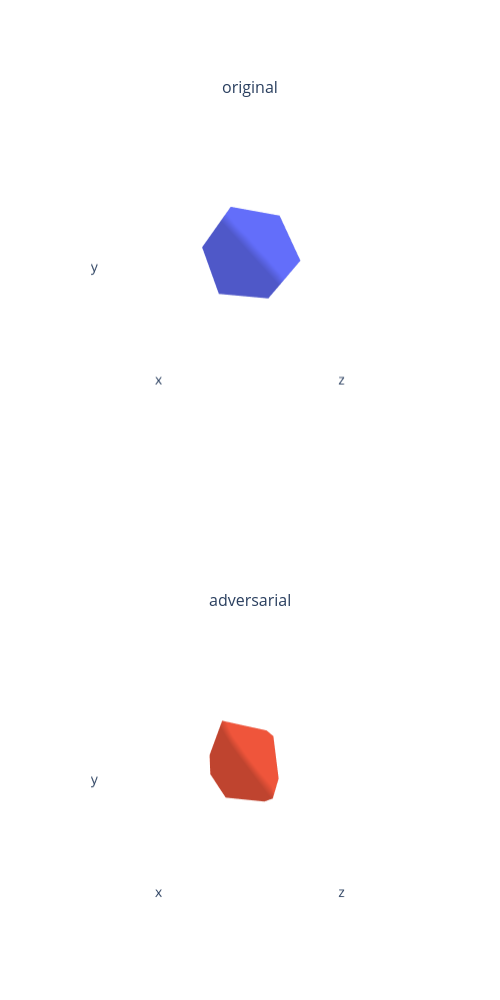
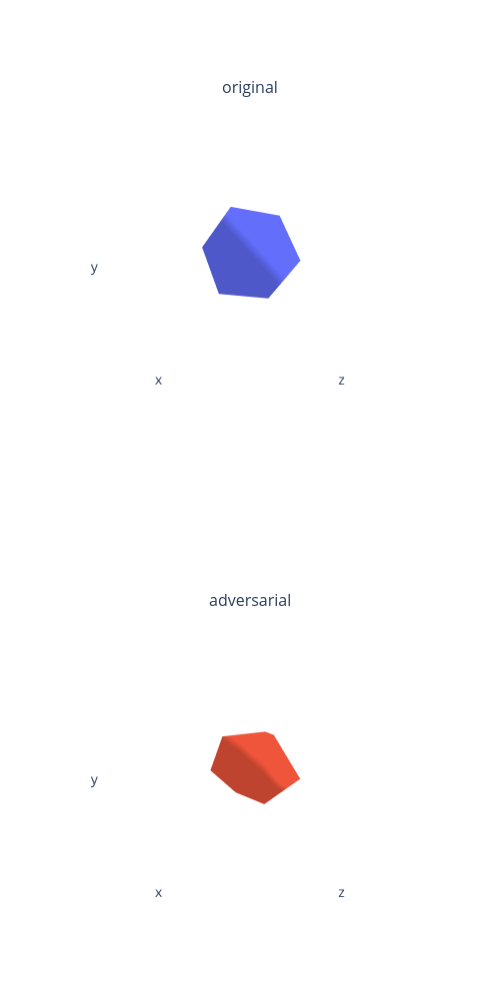
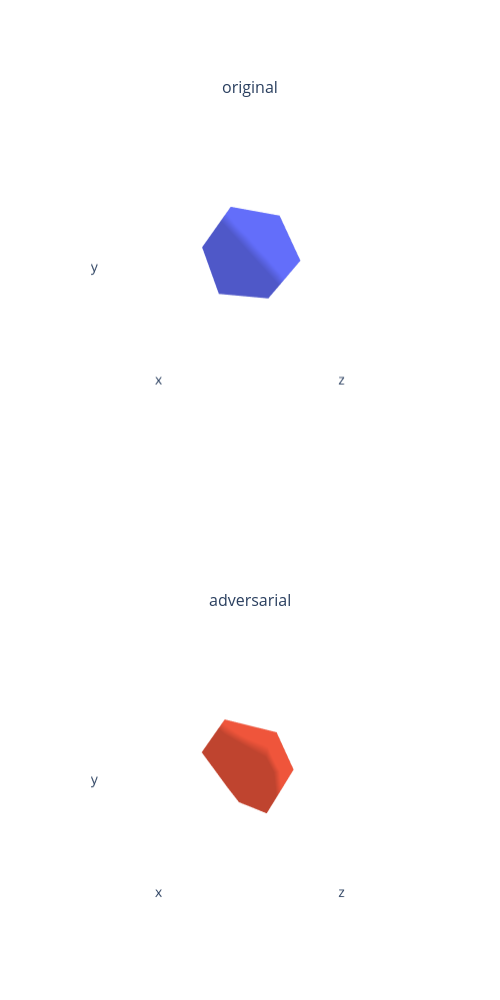
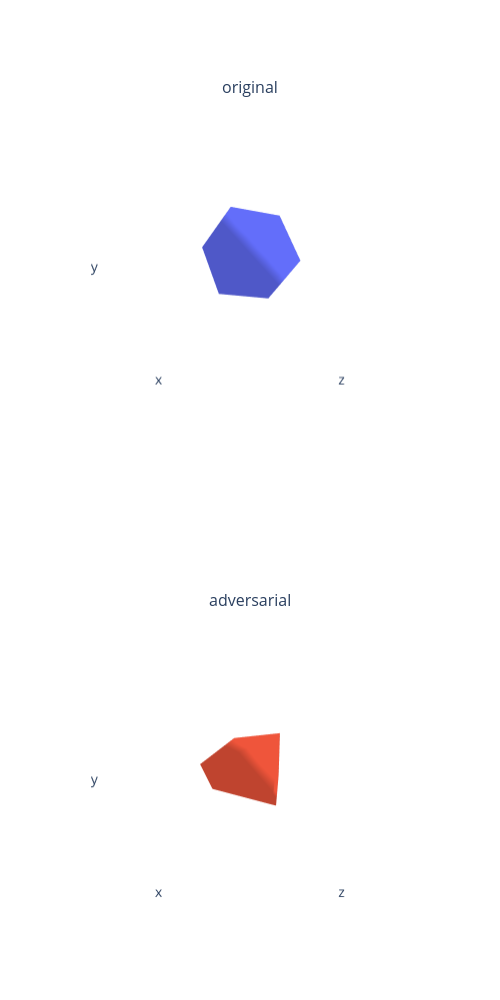

Notebook code cell kept with these figures, in order:
### Code cell
eps = 0.1
for index in range(demo_dataset.__len__()):

    data_dict = demo_dataset[index]
    data_dict = demo_dataset.collate_batch([data_dict])
    load_data_to_gpu(data_dict)

    pred_dicts = predict(model, data_dict["points"], data_dict)

    gts = pred_dicts[0]['pred_boxes']
    gt_classes = torch.ones(gts.size(0)).cuda()
    gts = torch.concatenate([gts, gt_classes.view(-1, 1)], axis=1)
    gts = gts.view(1, -1, 8)

    patches, deform_verts, pos_trans = init_adv_patch(gts[0])
    
    ori_points = attach_adv_patch_scene(
        data_dict["points"][:, 1:4], patches, pos_trans, deform_verts, sample_amount=50)
    ori_points = F.pad(ori_points, (1, 1), "constant", 0)

    patch_attack(model, data_dict["points"], gts, patches, deform_verts, pos_trans, eps, data_dict)
    
    new_points = attach_adv_patch_scene(data_dict["points"][:, 1:4], patches, pos_trans, deform_verts, sample_amount=50)
    new_points = F.pad(new_points, (1, 1), "constant", 0)
    
    pred_dicts = predict(model, new_points, data_dict)
    
    with torch.no_grad():
        l2_loss = (new_points[:, 1:4] -
                   ori_points[:, 1:4]).pow(2).sum()
        print(f"eps={eps}, l2 loss={l2_loss.item()}")
    
    print(f"length of patch : {patches.__len__()}")
    
    fig = plot_scene({
        "original": {
            "mesh_1": patches[0]
        },
        "adversarial": {
            "mesh_1": patches[0].offset_verts(deform_verts[0])
        },
        
    })
    fig.update_layout(height=1000, width=500)
    fig.show()

    V.draw_scenes(
        points=new_points.detach()[:, 1:], ref_boxes=pred_dicts[0]['pred_boxes'],
        ref_scores=pred_dicts[0]['pred_scores'], ref_labels=pred_dicts[0]['pred_labels'], gt_boxes=gts[0][:, :7]
    )

    if not OPEN3D_FLAG:
        mlab.show(stop=True)

### Figure 1 — Plotly figure (JSON) as saved in the notebook; plotly's stock layout.template omitted (floating-point values rounded to 4 significant figures)
{"data": [{"i": [0, 0, 0, 0, 0, 1, 5, 11, 10, 7, 3, 3, 3, 3, 3, 4, 2, 6, 8, 9], "j": [11, 5, 1, 7, 10, 5, 11, 10, 7, 1, 9, 4, 2, 6, 8, 9, 4, 2, 6, 8], "k": [5, 1, 7, 10, 11, 9, 4, 2, 6, 8, 4, 2, 6, 8, 9, 5, 11, 10, 7, 1], "lighting": {"ambient": 0.8, "diffuse": 1, "facenormalsepsilon": 1e-06, "fresnel": 0, "roughness": 0.5, "specular": 0, "vertexnormalsepsilon": 1e-12}, "name": "mesh_1", "scene": "scene", "type": "mesh3d", "x": [-0.2628, 0.2628, -0.2628, 0.2628, 0, 0, 0, 0, 0.4254, 0.4254, -0.4254, -0.4254], "y": [0.4254, 0.4254, -0.4254, -0.4254, -0.2628, 0.2628, -0.2628, 0.2628, 0, 0, 0, 0], "z": [0, 0, 0, 0, 0.4254, 0.4254, -0.4254, -0.4254, -0.2628, 0.2628, -0.2628, 0.2628]}, {"i": [0, 0, 0, 0, 0, 1, 5, 11, 10, 7, 3, 3, 3, 3, 3, 4, 2, 6, 8, 9], "j": [11, 5, 1, 7, 10, 5, 11, 10, 7, 1, 9, 4, 2, 6, 8, 9, 4, 2, 6, 8], "k": [5, 1, 7, 10, 11, 9, 4, 2, 6, 8, 4, 2, 6, 8, 9, 5, 11, 10, 7, 1], "lighting": {"ambient": 0.8, "diffuse": 1, "facenormalsepsilon": 1e-06, "fresnel": 0, "roughness": 0.5, "specular": 0, "vertexnormalsepsilon": 1e-12}, "name": "mesh_1", "scene": "scene2", "type": "mesh3d", "x": [-0.3628, 0.1628, -0.1628, 0.1628, -0.1, -0.1, 0.1, -0.1, 0.3254, 0.5254, -0.3254, -0.3254], "y": [0.5254, 0.5254, -0.3254, -0.5254, -0.3628, 0.3628, -0.1628, 0.1628, -0.1, -0.1, -0.1, -0.1], "z": [0.1, -0.1, -0.1, -0.1, 0.3254, 0.5254, -0.3254, -0.5254, -0.1628, 0.1628, -0.3628, 0.3628]}], "layout": {"annotations": [{"font": {"size": 16}, "showarrow": false, "text": "original", "x": 0.5, "xanchor": "center", "xref": "paper", "y": 1, "yanchor": "bottom", "yref": "paper"}, {"font": {"size": 16}, "showarrow": false, "text": "adversarial", "x": 0.5, "xanchor": "center", "xref": "paper", "y": 0.375, "yanchor": "bottom", "yref": "paper"}], "height": 1000, "scene": {"aspectmode": "cube", "camera": {"up": {"x": 0, "y": 1, "z": 0}}, "domain": {"x": [0, 1], "y": [0.625, 1]}, "xaxis": {"backgroundcolor": "#fff", "range": [-0.8507, 0.8507], "showaxeslabels": false, "showgrid": false, "showline": false, "showticklabels": false, "ticks": "", "zeroline": false}, "yaxis": {"backgroundcolor": "#fff", "range": [-0.8507, 0.8507], "showaxeslabels": false, "showgrid": false, "showline": false, "showticklabels": false, "ticks": "", "zeroline": false}, "zaxis": {"backgroundcolor": "#fff", "range": [-0.8507, 0.8507], "showaxeslabels": false, "showgrid": false, "showline": false, "showticklabels": false, "ticks": "", "zeroline": false}}, "scene2": {"aspectmode": "cube", "camera": {"up": {"x": 0, "y": 1, "z": 0}}, "domain": {"x": [0, 1], "y": [0, 0.375]}, "xaxis": {"backgroundcolor": "#fff", "range": [-1.067, 1.034], "showaxeslabels": false, "showgrid": false, "showline": false, "showticklabels": false, "ticks": "", "zeroline": false}, "yaxis": {"backgroundcolor": "#fff", "range": [-1.067, 1.034], "showaxeslabels": false, "showgrid": false, "showline": false, "showticklabels": false, "ticks": "", "zeroline": false}, "zaxis": {"backgroundcolor": "#fff", "range": [-1.067, 1.034], "showaxeslabels": false, "showgrid": false, "showline": false, "showticklabels": false, "ticks": "", "zeroline": false}}, "width": 500}}

### Figure 2 — Plotly figure (JSON) as saved in the notebook; plotly's stock layout.template omitted (floating-point values rounded to 4 significant figures)
{"data": [{"i": [0, 0, 0, 0, 0, 1, 5, 11, 10, 7, 3, 3, 3, 3, 3, 4, 2, 6, 8, 9], "j": [11, 5, 1, 7, 10, 5, 11, 10, 7, 1, 9, 4, 2, 6, 8, 9, 4, 2, 6, 8], "k": [5, 1, 7, 10, 11, 9, 4, 2, 6, 8, 4, 2, 6, 8, 9, 5, 11, 10, 7, 1], "lighting": {"ambient": 0.8, "diffuse": 1, "facenormalsepsilon": 1e-06, "fresnel": 0, "roughness": 0.5, "specular": 0, "vertexnormalsepsilon": 1e-12}, "name": "mesh_1", "scene": "scene", "type": "mesh3d", "x": [-0.2628, 0.2628, -0.2628, 0.2628, 0, 0, 0, 0, 0.4254, 0.4254, -0.4254, -0.4254], "y": [0.4254, 0.4254, -0.4254, -0.4254, -0.2628, 0.2628, -0.2628, 0.2628, 0, 0, 0, 0], "z": [0, 0, 0, 0, 0.4254, 0.4254, -0.4254, -0.4254, -0.2628, 0.2628, -0.2628, 0.2628]}, {"i": [0, 0, 0, 0, 0, 1, 5, 11, 10, 7, 3, 3, 3, 3, 3, 4, 2, 6, 8, 9], "j": [11, 5, 1, 7, 10, 5, 11, 10, 7, 1, 9, 4, 2, 6, 8, 9, 4, 2, 6, 8], "k": [5, 1, 7, 10, 11, 9, 4, 2, 6, 8, 4, 2, 6, 8, 9, 5, 11, 10, 7, 1], "lighting": {"ambient": 0.8, "diffuse": 1, "facenormalsepsilon": 1e-06, "fresnel": 0, "roughness": 0.5, "specular": 0, "vertexnormalsepsilon": 1e-12}, "name": "mesh_1", "scene": "scene2", "type": "mesh3d", "x": [-0.3628, 0.1628, -0.1628, 0.3628, 0.1, -0.1, 0.1, 0.1, 0.5254, 0.5254, -0.5254, -0.3254], "y": [0.3254, 0.5254, -0.3254, -0.3254, -0.1628, 0.1628, -0.1628, 0.3628, -0.1, 0.1, 0.1, -0.1], "z": [0.1, -0.1, -0.1, 0.1, 0.3254, 0.5254, -0.3254, -0.3254, -0.3628, 0.3628, -0.1628, 0.1628]}], "layout": {"annotations": [{"font": {"size": 16}, "showarrow": false, "text": "original", "x": 0.5, "xanchor": "center", "xref": "paper", "y": 1, "yanchor": "bottom", "yref": "paper"}, {"font": {"size": 16}, "showarrow": false, "text": "adversarial", "x": 0.5, "xanchor": "center", "xref": "paper", "y": 0.375, "yanchor": "bottom", "yref": "paper"}], "height": 1000, "scene": {"aspectmode": "cube", "camera": {"up": {"x": 0, "y": 1, "z": 0}}, "domain": {"x": [0, 1], "y": [0.625, 1]}, "xaxis": {"backgroundcolor": "#fff", "range": [-0.8507, 0.8507], "showaxeslabels": false, "showgrid": false, "showline": false, "showticklabels": false, "ticks": "", "zeroline": false}, "yaxis": {"backgroundcolor": "#fff", "range": [-0.8507, 0.8507], "showaxeslabels": false, "showgrid": false, "showline": false, "showticklabels": false, "ticks": "", "zeroline": false}, "zaxis": {"backgroundcolor": "#fff", "range": [-0.8507, 0.8507], "showaxeslabels": false, "showgrid": false, "showline": false, "showticklabels": false, "ticks": "", "zeroline": false}}, "scene2": {"aspectmode": "cube", "camera": {"up": {"x": 0, "y": 1, "z": 0}}, "domain": {"x": [0, 1], "y": [0, 0.375]}, "xaxis": {"backgroundcolor": "#fff", "range": [-1.017, 1.084], "showaxeslabels": false, "showgrid": false, "showline": false, "showticklabels": false, "ticks": "", "zeroline": false}, "yaxis": {"backgroundcolor": "#fff", "range": [-1.017, 1.084], "showaxeslabels": false, "showgrid": false, "showline": false, "showticklabels": false, "ticks": "", "zeroline": false}, "zaxis": {"backgroundcolor": "#fff", "range": [-1.034, 1.067], "showaxeslabels": false, "showgrid": false, "showline": false, "showticklabels": false, "ticks": "", "zeroline": false}}, "width": 500}}

### Figure 3 — Plotly figure (JSON) as saved in the notebook; plotly's stock layout.template omitted (floating-point values rounded to 4 significant figures)
{"data": [{"i": [0, 0, 0, 0, 0, 1, 5, 11, 10, 7, 3, 3, 3, 3, 3, 4, 2, 6, 8, 9], "j": [11, 5, 1, 7, 10, 5, 11, 10, 7, 1, 9, 4, 2, 6, 8, 9, 4, 2, 6, 8], "k": [5, 1, 7, 10, 11, 9, 4, 2, 6, 8, 4, 2, 6, 8, 9, 5, 11, 10, 7, 1], "lighting": {"ambient": 0.8, "diffuse": 1, "facenormalsepsilon": 1e-06, "fresnel": 0, "roughness": 0.5, "specular": 0, "vertexnormalsepsilon": 1e-12}, "name": "mesh_1", "scene": "scene", "type": "mesh3d", "x": [-0.2628, 0.2628, -0.2628, 0.2628, 0, 0, 0, 0, 0.4254, 0.4254, -0.4254, -0.4254], "y": [0.4254, 0.4254, -0.4254, -0.4254, -0.2628, 0.2628, -0.2628, 0.2628, 0, 0, 0, 0], "z": [0, 0, 0, 0, 0.4254, 0.4254, -0.4254, -0.4254, -0.2628, 0.2628, -0.2628, 0.2628]}, {"i": [0, 0, 0, 0, 0, 1, 5, 11, 10, 7, 3, 3, 3, 3, 3, 4, 2, 6, 8, 9], "j": [11, 5, 1, 7, 10, 5, 11, 10, 7, 1, 9, 4, 2, 6, 8, 9, 4, 2, 6, 8], "k": [5, 1, 7, 10, 11, 9, 4, 2, 6, 8, 4, 2, 6, 8, 9, 5, 11, 10, 7, 1], "lighting": {"ambient": 0.8, "diffuse": 1, "facenormalsepsilon": 1e-06, "fresnel": 0, "roughness": 0.5, "specular": 0, "vertexnormalsepsilon": 1e-12}, "name": "mesh_1", "scene": "scene2", "type": "mesh3d", "x": [-0.3628, 0.3628, -0.3628, 0.3628, 0.1, 0.1, 0.1, 0.1, 0.5254, 0.3254, -0.3254, -0.5254], "y": [0.5254, 0.5254, -0.5254, -0.5254, -0.3628, 0.1628, -0.1628, 0.3628, 0.1, 0.1, -0.1, 0.1], "z": [0.1, 0.1, 0.1, 0.1, 0.3254, 0.5254, -0.3254, -0.3254, -0.1628, 0.1628, -0.1628, 0.3628]}], "layout": {"annotations": [{"font": {"size": 16}, "showarrow": false, "text": "original", "x": 0.5, "xanchor": "center", "xref": "paper", "y": 1, "yanchor": "bottom", "yref": "paper"}, {"font": {"size": 16}, "showarrow": false, "text": "adversarial", "x": 0.5, "xanchor": "center", "xref": "paper", "y": 0.375, "yanchor": "bottom", "yref": "paper"}], "height": 1000, "scene": {"aspectmode": "cube", "camera": {"up": {"x": 0, "y": 1, "z": 0}}, "domain": {"x": [0, 1], "y": [0.625, 1]}, "xaxis": {"backgroundcolor": "#fff", "range": [-0.8507, 0.8507], "showaxeslabels": false, "showgrid": false, "showline": false, "showticklabels": false, "ticks": "", "zeroline": false}, "yaxis": {"backgroundcolor": "#fff", "range": [-0.8507, 0.8507], "showaxeslabels": false, "showgrid": false, "showline": false, "showticklabels": false, "ticks": "", "zeroline": false}, "zaxis": {"backgroundcolor": "#fff", "range": [-0.8507, 0.8507], "showaxeslabels": false, "showgrid": false, "showline": false, "showticklabels": false, "ticks": "", "zeroline": false}}, "scene2": {"aspectmode": "cube", "camera": {"up": {"x": 0, "y": 1, "z": 0}}, "domain": {"x": [0, 1], "y": [0, 0.375]}, "xaxis": {"backgroundcolor": "#fff", "range": [-1.017, 1.084], "showaxeslabels": false, "showgrid": false, "showline": false, "showticklabels": false, "ticks": "", "zeroline": false}, "yaxis": {"backgroundcolor": "#fff", "range": [-1.034, 1.067], "showaxeslabels": false, "showgrid": false, "showline": false, "showticklabels": false, "ticks": "", "zeroline": false}, "zaxis": {"backgroundcolor": "#fff", "range": [-0.984, 1.117], "showaxeslabels": false, "showgrid": false, "showline": false, "showticklabels": false, "ticks": "", "zeroline": false}}, "width": 500}}

### Figure 4 — Plotly figure (JSON) as saved in the notebook; plotly's stock layout.template omitted (floating-point values rounded to 4 significant figures)
{"data": [{"i": [0, 0, 0, 0, 0, 1, 5, 11, 10, 7, 3, 3, 3, 3, 3, 4, 2, 6, 8, 9], "j": [11, 5, 1, 7, 10, 5, 11, 10, 7, 1, 9, 4, 2, 6, 8, 9, 4, 2, 6, 8], "k": [5, 1, 7, 10, 11, 9, 4, 2, 6, 8, 4, 2, 6, 8, 9, 5, 11, 10, 7, 1], "lighting": {"ambient": 0.8, "diffuse": 1, "facenormalsepsilon": 1e-06, "fresnel": 0, "roughness": 0.5, "specular": 0, "vertexnormalsepsilon": 1e-12}, "name": "mesh_1", "scene": "scene", "type": "mesh3d", "x": [-0.2628, 0.2628, -0.2628, 0.2628, 0, 0, 0, 0, 0.4254, 0.4254, -0.4254, -0.4254], "y": [0.4254, 0.4254, -0.4254, -0.4254, -0.2628, 0.2628, -0.2628, 0.2628, 0, 0, 0, 0], "z": [0, 0, 0, 0, 0.4254, 0.4254, -0.4254, -0.4254, -0.2628, 0.2628, -0.2628, 0.2628]}, {"i": [0, 0, 0, 0, 0, 1, 5, 11, 10, 7, 3, 3, 3, 3, 3, 4, 2, 6, 8, 9], "j": [11, 5, 1, 7, 10, 5, 11, 10, 7, 1, 9, 4, 2, 6, 8, 9, 4, 2, 6, 8], "k": [5, 1, 7, 10, 11, 9, 4, 2, 6, 8, 4, 2, 6, 8, 9, 5, 11, 10, 7, 1], "lighting": {"ambient": 0.8, "diffuse": 1, "facenormalsepsilon": 1e-06, "fresnel": 0, "roughness": 0.5, "specular": 0, "vertexnormalsepsilon": 1e-12}, "name": "mesh_1", "scene": "scene2", "type": "mesh3d", "x": [-0.1628, 0.3628, -0.1628, 0.3628, -0.1, -0.1, -0.1, -0.1, 0.3254, 0.5254, -0.3254, -0.5254], "y": [0.3254, 0.5254, -0.3254, -0.5254, -0.1628, 0.1628, -0.3628, 0.1628, -0.1, -0.1, -0.1, -0.1], "z": [0.1, -0.1, -0.1, -0.1, 0.5254, 0.3254, -0.5254, -0.3254, -0.1628, 0.1628, -0.1628, 0.3628]}], "layout": {"annotations": [{"font": {"size": 16}, "showarrow": false, "text": "original", "x": 0.5, "xanchor": "center", "xref": "paper", "y": 1, "yanchor": "bottom", "yref": "paper"}, {"font": {"size": 16}, "showarrow": false, "text": "adversarial", "x": 0.5, "xanchor": "center", "xref": "paper", "y": 0.375, "yanchor": "bottom", "yref": "paper"}], "height": 1000, "scene": {"aspectmode": "cube", "camera": {"up": {"x": 0, "y": 1, "z": 0}}, "domain": {"x": [0, 1], "y": [0.625, 1]}, "xaxis": {"backgroundcolor": "#fff", "range": [-0.8507, 0.8507], "showaxeslabels": false, "showgrid": false, "showline": false, "showticklabels": false, "ticks": "", "zeroline": false}, "yaxis": {"backgroundcolor": "#fff", "range": [-0.8507, 0.8507], "showaxeslabels": false, "showgrid": false, "showline": false, "showticklabels": false, "ticks": "", "zeroline": false}, "zaxis": {"backgroundcolor": "#fff", "range": [-0.8507, 0.8507], "showaxeslabels": false, "showgrid": false, "showline": false, "showticklabels": false, "ticks": "", "zeroline": false}}, "scene2": {"aspectmode": "cube", "camera": {"up": {"x": 0, "y": 1, "z": 0}}, "domain": {"x": [0, 1], "y": [0, 0.375]}, "xaxis": {"backgroundcolor": "#fff", "range": [-1.051, 1.051], "showaxeslabels": false, "showgrid": false, "showline": false, "showticklabels": false, "ticks": "", "zeroline": false}, "yaxis": {"backgroundcolor": "#fff", "range": [-1.101, 1.001], "showaxeslabels": false, "showgrid": false, "showline": false, "showticklabels": false, "ticks": "", "zeroline": false}, "zaxis": {"backgroundcolor": "#fff", "range": [-1.051, 1.051], "showaxeslabels": false, "showgrid": false, "showline": false, "showticklabels": false, "ticks": "", "zeroline": false}}, "width": 500}}
